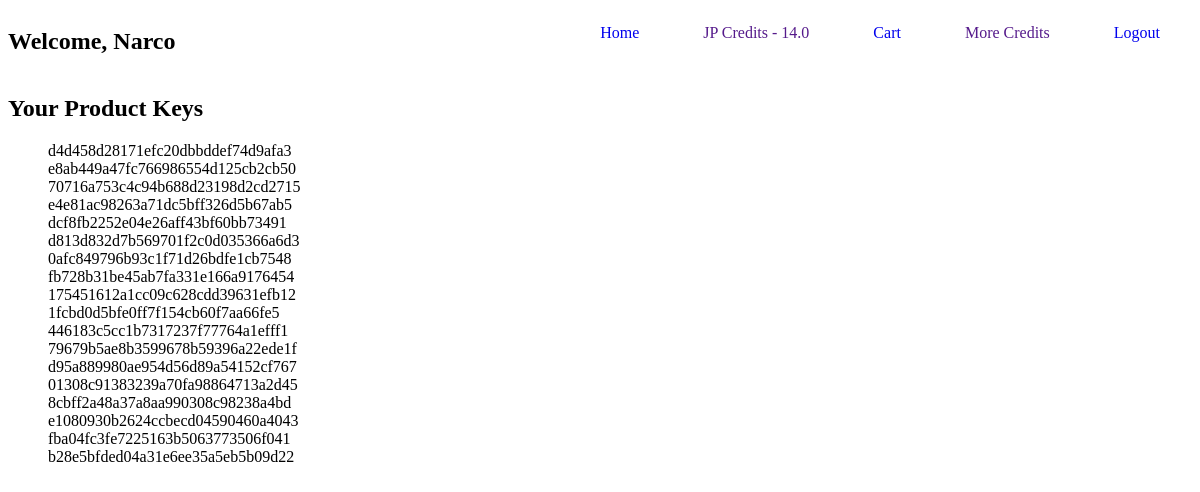
The app's page /user_keys/ (signed in) with its own data.
### web/models.py (models this page shows, shortened)
class UserProfile(models.Model):
    user = models.OneToOneField(User, on_delete=models.CASCADE, null=True )
    balance = models.FloatField(default=10, null=True)

class ProductKey(models.Model):
    key_number = models.CharField(max_length=50, unique=True)
    user = models.ForeignKey(User, on_delete=models.CASCADE)
    is_used = models.BooleanField(default=False)

### web/views.py (the view)
# urls.py: path('user_keys/', views.user_keys, name='user_keys'),
def user_keys(request):
    user_keys = ProductKey.objects.filter(user=request.user)
    return render(request, 'key.html', {'user_keys': user_keys})

### web/templates/key.html
{% extends 'base.html' %} {% block content %}
<h2>Your Product Keys</h2>
<ul>
  {% for key in user_keys %}
  <li>{{ key.key_number }} {% if key.is_used %}(Used){% endif %}</li>
  {% endfor %}
</ul>
{% endblock %}

### web/templates/base.html (shortened to what this page needs)
{% load static %}
<!DOCTYPE html>
<html lang="en">
  <head>
    <link rel="stylesheet" href="{% static '/css/nav.css'%}">
    <link rel="stylesheet" href="{% static '/css/style.css'%}">
    <link rel="stylesheet" href="{% static '/css/purchased.css'%}">
  </head>
  <body>
    {% if user.is_authenticated %}
    <nav>
      <h2>Welcome, {{user.username}}</h2>
      <ul>
        <li>
          <a href="/">Home</a>
      </li>
          <li>
              <a href="">JP Credits - {{user.userprofile.balance}}</a>
          </li>
          <li>
              <a href="{% url 'user_keys' %}">Cart</a>
          </li>
          <li>
              <a href="">More Credits</a>
          </li>
          <li>
              <a href="{% url 'logout' %}">Logout</a>
          </li>
      </ul>
  </nav>
    {% endif %}
    <div class="px-6 py-6">{% block content %}{% endblock %}</div>
  </body>
</html>

### web/static/css/nav.css (style rules this page uses)
nav { display: flex; justify-content: space-between; }
nav ul { display: flex; justify-content: space-between; }
nav ul li { margin: 0rem 2rem; }

### web/static/css/style.css (style rules this page uses)
ul { text-decoration: none; }
ul li { text-decoration: none; list-style: none; }
a { text-decoration: none; }

### web/static/css/purchased.css (style rules this page uses)
a { text-decoration: none; }

### records on screen
ProductKey: key_number "d4d458d28171efc20dbbddef74d9afa3"
ProductKey: key_number "e8ab449a47fc766986554d125cb2cb50"
ProductKey: key_number "70716a753c4c94b688d23198d2cd2715"
ProductKey: key_number "e4e81ac98263a71dc5bff326d5b67ab5"
ProductKey: key_number "dcf8fb2252e04e26aff43bf60bb73491"
ProductKey: key_number "d813d832d7b569701f2c0d035366a6d3"
ProductKey: key_number "0afc849796b93c1f71d26bdfe1cb7548"
ProductKey: key_number "fb728b31be45ab7fa331e166a9176454"
ProductKey: key_number "175451612a1cc09c628cdd39631efb12"
ProductKey: key_number "1fcbd0d5bfe0ff7f154cb60f7aa66fe5"
ProductKey: key_number "446183c5cc1b7317237f77764a1efff1"
ProductKey: key_number "79679b5ae8b3599678b59396a22ede1f"
ProductKey: key_number "d95a889980ae954d56d89a54152cf767"
ProductKey: key_number "01308c91383239a70fa98864713a2d45"
ProductKey: key_number "8cbff2a48a37a8aa990308c98238a4bd"
ProductKey: key_number "e1080930b2624ccbecd04590460a4043"
ProductKey: key_number "fba04fc3fe7225163b5063773506f041"
ProductKey: key_number "b28e5bfded04a31e6ee35a5eb5b09d22"

### other values on screen
{{ user.username }} "Narco"
{{ user.userprofile.balance }} "14.0"
